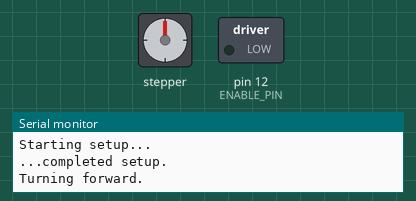
A sketch run on a simulated Arduino Uno, built with avr-gcc and run on an emulated ATmega328P. Shown: stepper motor, switched loads named in the sketch (green lamp = pin HIGH), the last lines printed to the serial monitor. Stepper angles assume 2048 steps per turn.

Above: at 0.15 s.
At 18.9 s:
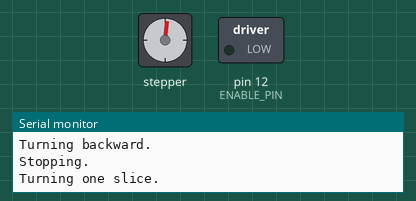
At 23.9 s:
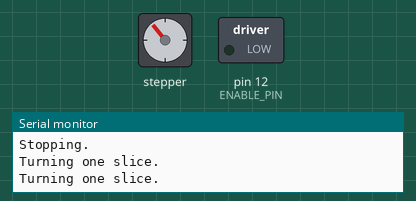
At 28.9 s:
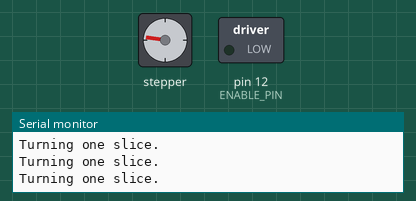
Timing chart, 0 to 40.0 s (numbered marks = the images above):
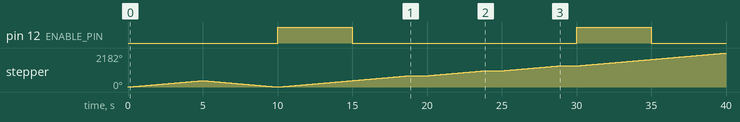

Measured:
- by itself, pin 12 (ENABLE_PIN): alternates HIGH for 5.0 s and LOW for 15.0 s
- by itself, stepper: turns 411° clockwise in 5.0 s, then 411° counter-clockwise in 5.0 s, then 727° clockwise in 8.8 s, then 315° clockwise in 3.8 s, and so on

The sketch:

Turntable_unit_test.ino
```cpp
/*
 *  Turntable Unit Test
 *
 *  Exercises the methods of the Turntable class.
 */

#include "Turntable.h"
#include "pins.h"         // pin assignments


// Logic constants
const int LOOP_TIMER = 5000 ;     // Time between switching modes (5s)
enum TestModes { turn_f, turn_b, pause_1, turn_s1, turn_s2, turn_s3, pause } ;

// Globals
Turntable turntable(STEP_PIN, DIR_PIN, ENABLE_PIN) ;


/* Setup()
 *
 * Start serial port
 */
void setup () {
    Serial.begin(57600);
    Serial.println("Starting setup...") ;

    Serial.println("...completed setup.") ;
}

/*
 * loop()
 * - Every 15 seconds cycle to the next test mode.
 * - Call the turntable run funcion to step the turntable
 */
void loop () {
  static TestModes test_mode = pause ;
  static long timeLastClick = -LOOP_TIMER ;  // Start testing on first pass

  // Every 15 seconds cycle through to next test mode
  if ( millis() - timeLastClick > LOOP_TIMER ) {
    timeLastClick = millis() ;
    test_mode = nextTest(test_mode) ;

    switch(test_mode) {
      case turn_f :
        Serial.println("Turning forward.") ;
        turntable.turnForward() ;
        break ;
      case turn_b :
        Serial.println("Turning backward.") ;
        turntable.turnBackward() ;
        break ;
      case turn_s1 :
      case turn_s2 :
      case turn_s3 :
       Serial.println("Turning one slice.") ;
        turntable.turnOneSlice() ;
        break ;
      default :
        Serial.println("Stopping.") ;
        turntable.stopTurn() ;
    }
  }

  // Step the turntable.
  turntable.run() ;
}

// Helper function for cycling through the test modes
int nextTest(int tm) {
  if (tm == pause)
    tm = turn_f ;
  else
    tm++ ;
  return tm ;
}
```

Turntable.cpp
```cpp
#include "Turntable.h"


// Constructor
// Initalizes the stepper driver with pins and constants
Turntable::Turntable(int step_pin, int dir_pin, int en_pin) :
  stepper(AccelStepper(AccelStepper::DRIVER, step_pin, dir_pin)) ,
  enable_pin(en_pin) ,
  mode(stopped) {

    stepper.setSpeed(CONSTANT_SPEED) ;
    stepper.setMaxSpeed(MAX_SPEED) ;
    pinMode(en_pin, OUTPUT) ;
    disableStepper() ;
}

// run
// If we are in turnForward/Backward mode, then bump out the
// set position so we never stop.
// Have the stepper run one step.
// If we're no longer running, disable the stepper
// Return true if the stepper is running.
bool Turntable::run() {

  // How do we keep running?

  stepper.runSpeedToPosition() ;

  bool is_running = stepper.isRunning() ;
  if (! is_running) {
    disableStepper() ;
    mode = stopped ;
  }
  return (is_running) ;
}

// turnForward
// Set the run position to a large positive number
// enable the stepper adn set the mode
void Turntable::turnForward() {
  hardStop() ;                 // Hard stop if it's currently running
  stepper.move(LARGE_NUMBER) ;
  stepper.setSpeed(CONSTANT_SPEED) ;
  enableStepper() ;
  mode = turn_fwd ;
}

// turnBackward
// Set the run position to a large negative number
// enable the stepper adn set the mode
void Turntable::turnBackward() {
  hardStop() ;                 // Hard stop if it's currently running
  stepper.move(-LARGE_NUMBER) ;
  stepper.setSpeed(CONSTANT_SPEED) ;
  enableStepper() ;
  mode = turn_bwd ;
}

// turnOneSlice
// Set the run position to the number of steps forward that equals one slice
// Enable the stepper motor and set the mode
void Turntable::turnOneSlice() {
  hardStop() ;                 // Hard stop if it's currently running
  stepper.move(STEPS_PER_SLICE) ;
  stepper.setSpeed(CONSTANT_SPEED) ;
  enableStepper() ;
  mode = turn_slice ;
}

// stopTurn
void Turntable::stopTurn() {
  hardStop() ;
  return ;
}


// enableSteppers - sets pin low (enabled)
void Turntable::enableStepper() {
    digitalWrite (enable_pin, LOW);
    is_enabled = true ;
}

// disableStepper - sets pin high (disabled)
void Turntable::disableStepper() {
    digitalWrite (enable_pin, HIGH);
    is_enabled = false ;
}

// hardStop - stops the turntable immediately
// blocking while stopping
// Leaves stepper disabled when done
void Turntable::hardStop() {
    enableStepper() ;
    stepper.stop() ;
    stepper.setSpeed(CONSTANT_SPEED) ;
    stepper.runSpeedToPosition() ;
    disableStepper() ;
}
```

Turntable.h
```cpp
#ifndef TURNTABLE_H
#define TURNTABLE_H

#include <AccelStepper.h>


// Turntable class
// Built around the AccelStepper classs
//
//

class Turntable {
private:
  // constants
  const int STEPS_PER_REV = 2048 ;
  const int TEETH_PER_SMALL_GEAR = 12 ;
  const int TEETH_PER_LARGE_GEAR = 84 ;
  const long SLICES_PER_REV = 8 ;          // 45 deg or 7.5 minutes
  const long STEPS_PER_SLICE = 1792 ;
// STEPS_PER_REV * TEETH_PER_LARGE_GEAR / TEETH_PER_SMALL_GEAR / SLICES_PER_REV ;
  const float MAX_SPEED = 1000 ;      // steps per sec. 4k is max for arduino
  const float CONSTANT_SPEED = 500 ;
  const float ACCELERATION = 30 ;
  const long LARGE_NUMBER = 100000 ;
  const long SMALL_NUMBER = 0 ;

  bool is_enabled ;                     // State of enable pin

  AccelStepper stepper ;
  int enable_pin ;              // Arduino pin for enabling stepper
  enum Mode {turn_fwd, turn_bwd, turn_slice, stopping, stopped} ;
  Mode mode ;

// Methods
private:
  // private methods
  void enableStepper() ;
  void disableStepper() ;
  void hardStop() ;

public:
  Turntable(int step_pin, int dir_pin, int en_pin) ;

  void turnOneSlice() ;
  void turnForward() ;
  void turnBackward() ;
  void stopTurn() ;
  bool run() ;
};


#endif //TURNTABLE_H
```

pins.h
```cpp
#ifndef PINS_H
#define PINS_H


//Define the pin connections for the Turntable
const int DIR_PIN = 10 ;
const int STEP_PIN = 11 ;
const int ENABLE_PIN =  12 ;       // Enable pin for stepper


#endif //PINS_H
```
